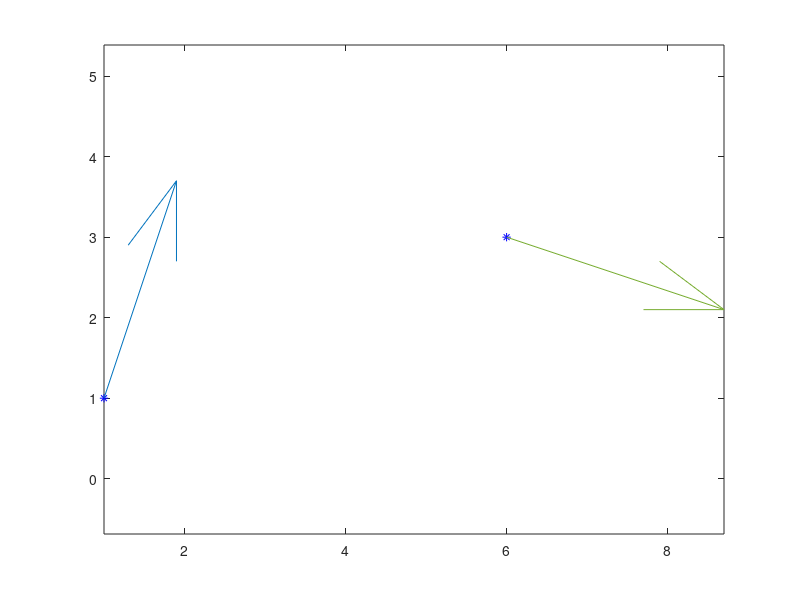

Here is the MATLAB script that generated this plot: (Note: this script raises an error after producing the figure.)
clear

px = [1,6]; py = [1,3];
vx = [1,3]; vy = [3,-1];
plot(px,py,'b*');
axis equal; hold on;
quiver(px(1), py(1), vx(1), vy(1));
quiver(px(2), py(2), vx(2), vy(2));

syms a3 a2 a1 a0 t
x(t) = a3*t^3 + a2*t^2 + a1*t + a0;
xd(t) = diff(x,t);
t1 = 0; t2 =  2;
ex = [x(t1) == px(1), x(t2) == px(2), xd(t1) == vx(1), xd(t2) == vx(2)];

sx = solve(ex, [a3 a2 a1 a0]);
cx(t) = subs(x, [a3 a2 a1 a0] , [sx.a3, sx.a2, sx.a1, sx.a0] );


syms b3 b2 b1 b0
y(t) = b3*t^3 + b2*t^2 + b1*t + b0;
yd(t) = diff(y,t);
ey = [y(t1) == py(1), y(t2) == py(2), yd(t1) == vy(1), yd(t2) == vy(2)];
sy = solve(ey, [b3 b2 b1 b0]);
cy(t) = subs(y, [b3 b2 b1 b0], [sy.b3 sy.b2 sy.b1 sy.b0]);
fplot(cx, cy, [t1 t2])

% connect Hermite
rx = [px(2), 10];
ry = [py(2), 5];
ux = [vx(2), 0];
uy = [vy(2), 5];

plot(rx, ry, '*');
quiver(rx(2), ry(2), ux(2), uy(2));

t3 = -1;
t4 = 1;

ex = [x(t3) == rx(1), x(t4) == rx(2), xd(t3) == ux(1), xd(t4) == ux(2)];
sx = solve(ex, [a3 a2 a1 a0]);
dx(t) = subs(x, [a3 a2 a1 a0] , [sx.a3, sx.a2, sx.a1, sx.a0] );

ey = [y(t3) == ry(1), y(t4) == ry(2), yd(t3) == uy(1), yd(t4) == uy(t2)];
sy = solve(ey, [b3 b2 b1 b0]);
dy(t) = subs(y, [b3 b2 b1 b0], [sy.b3 sy.b2 sy.b1 sy.b0]);

    fplot(dx, dy, [t3 t4]);


